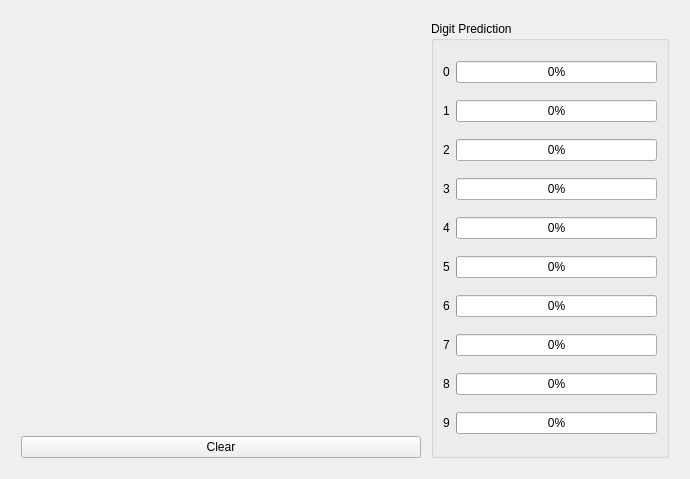
<?xml version="1.0" encoding="UTF-8"?>
<ui version="4.0">
 <class>DigitWidget</class>
 <widget class="QWidget" name="DigitWidget">
  <property name="geometry">
   <rect>
    <x>0</x>
    <y>0</y>
    <width>690</width>
    <height>479</height>
   </rect>
  </property>
  <property name="minimumSize">
   <size>
    <width>690</width>
    <height>479</height>
   </size>
  </property>
  <property name="maximumSize">
   <size>
    <width>690</width>
    <height>479</height>
   </size>
  </property>
  <property name="windowTitle">
   <string>Digit Recognition</string>
  </property>
  <layout class="QVBoxLayout" name="verticalLayout">
   <item>
    <layout class="QHBoxLayout" name="layoutWidget" stretch="0,0">
     <property name="spacing">
      <number>10</number>
     </property>
     <property name="margin">
      <number>10</number>
     </property>
     <item>
      <layout class="QVBoxLayout" name="verticalLayoutCanvas">
       <item>
        <widget class="CanvasWidget" name="canvasWidget" native="true">
         <property name="minimumSize">
          <size>
           <width>400</width>
           <height>400</height>
          </size>
         </property>
        </widget>
       </item>
       <item>
        <widget class="QPushButton" name="clearCanvasButton">
         <property name="minimumSize">
          <size>
           <width>400</width>
           <height>0</height>
          </size>
         </property>
         <property name="text">
          <string>Clear</string>
         </property>
        </widget>
       </item>
      </layout>
     </item>
     <item>
      <widget class="QGroupBox" name="groupPred">
       <property name="title">
        <string>Digit Prediction</string>
       </property>
       <layout class="QHBoxLayout" name="horizontalLayout_2">
        <item>
         <layout class="QVBoxLayout" name="layoutPred">
          <item>
           <layout class="QHBoxLayout" name="group0">
            <item>
             <widget class="QLabel" name="label0">
              <property name="text">
               <string>0</string>
              </property>
             </widget>
            </item>
            <item>
             <widget class="QProgressBar" name="bar0">
              <property name="value">
               <number>0</number>
              </property>
             </widget>
            </item>
           </layout>
          </item>
          <item>
           <layout class="QHBoxLayout" name="group1">
            <item>
             <widget class="QLabel" name="label1">
              <property name="text">
               <string>1</string>
              </property>
             </widget>
            </item>
            <item>
             <widget class="QProgressBar" name="bar1">
              <property name="value">
               <number>0</number>
              </property>
             </widget>
            </item>
           </layout>
          </item>
          <item>
           <layout class="QHBoxLayout" name="group2">
            <item>
             <widget class="QLabel" name="label2">
              <property name="text">
               <string>2</string>
              </property>
             </widget>
            </item>
            <item>
             <widget class="QProgressBar" name="bar2">
              <property name="value">
               <number>0</number>
              </property>
             </widget>
            </item>
           </layout>
          </item>
          <item>
           <layout class="QHBoxLayout" name="group3">
            <item>
             <widget class="QLabel" name="label3">
              <property name="text">
               <string>3</string>
              </property>
             </widget>
            </item>
            <item>
             <widget class="QProgressBar" name="bar3">
              <property name="value">
               <number>0</number>
              </property>
             </widget>
            </item>
           </layout>
          </item>
          <item>
           <layout class="QHBoxLayout" name="group4">
            <item>
             <widget class="QLabel" name="label4">
              <property name="text">
               <string>4</string>
              </property>
             </widget>
            </item>
            <item>
             <widget class="QProgressBar" name="bar4">
              <property name="value">
               <number>0</number>
              </property>
             </widget>
            </item>
           </layout>
          </item>
          <item>
           <layout class="QHBoxLayout" name="group5">
            <item>
             <widget class="QLabel" name="label5">
              <property name="text">
               <string>5</string>
              </property>
             </widget>
            </item>
            <item>
             <widget class="QProgressBar" name="bar5">
              <property name="value">
               <number>0</number>
              </property>
             </widget>
            </item>
           </layout>
          </item>
          <item>
           <layout class="QHBoxLayout" name="group6">
            <item>
             <widget class="QLabel" name="label6">
              <property name="text">
               <string>6</string>
              </property>
             </widget>
            </item>
            <item>
             <widget class="QProgressBar" name="bar6">
              <property name="value">
               <number>0</number>
              </property>
             </widget>
            </item>
           </layout>
          </item>
          <item>
           <layout class="QHBoxLayout" name="group7">
            <item>
             <widget class="QLabel" name="label7">
              <property name="text">
               <string>7</string>
              </property>
             </widget>
            </item>
            <item>
             <widget class="QProgressBar" name="bar7">
              <property name="value">
               <number>0</number>
              </property>
             </widget>
            </item>
           </layout>
          </item>
          <item>
           <layout class="QHBoxLayout" name="group8">
            <item>
             <widget class="QLabel" name="label8">
              <property name="text">
               <string>8</string>
              </property>
             </widget>
            </item>
            <item>
             <widget class="QProgressBar" name="bar8">
              <property name="value">
               <number>0</number>
              </property>
             </widget>
            </item>
           </layout>
          </item>
          <item>
           <layout class="QHBoxLayout" name="group9">
            <item>
             <widget class="QLabel" name="label9">
              <property name="text">
               <string>9</string>
              </property>
             </widget>
            </item>
            <item>
             <widget class="QProgressBar" name="bar9">
              <property name="value">
               <number>0</number>
              </property>
             </widget>
            </item>
           </layout>
          </item>
         </layout>
        </item>
       </layout>
      </widget>
     </item>
    </layout>
   </item>
  </layout>
 </widget>
 <customwidgets>
  <customwidget>
   <class>CanvasWidget</class>
   <extends>QWidget</extends>
   <header>canvas_widget.hpp</header>
   <container>1</container>
  </customwidget>
 </customwidgets>
 <resources/>
 <connections/>
</ui>
